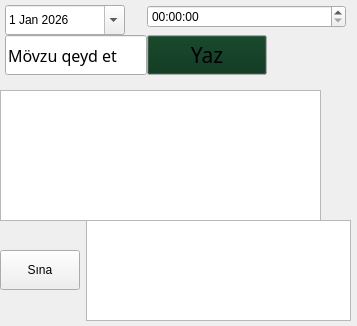
   <widget class="QWidget" name="vvindovvs_2">
    <property name="geometry">
     <rect>
      <x>0</x>
      <y>0</y>
      <width>357</width>
      <height>326</height>
     </rect>
    </property>
    <attribute name="label">
     <string>Pəncərə 2</string>
    </attribute>
    <widget class="QWidget" name="verticalLayoutWidget_2">
     <property name="geometry">
      <rect>
       <x>0</x>
       <y>90</y>
       <width>321</width>
       <height>131</height>
      </rect>
     </property>
     <layout class="QVBoxLayout" name="verticalLayout_2">
      <item>
       <widget class="QTextEdit" name="RiyaziyyatProblemYaz">
        <property name="cursor" stdset="0">
         <cursorShape>IBeamCursor</cursorShape>
        </property>
        <property name="html">
         <string>&lt;!DOCTYPE HTML PUBLIC &quot;-//W3C//DTD HTML 4.0//EN&quot; &quot;http://www.w3.org/TR/REC-html40/strict.dtd&quot;&gt;
&lt;html&gt;&lt;head&gt;&lt;meta name=&quot;qrichtext&quot; content=&quot;1&quot; /&gt;&lt;meta charset=&quot;utf-8&quot; /&gt;&lt;style type=&quot;text/css&quot;&gt;
p, li { white-space: pre-wrap; }
hr { height: 1px; border-width: 0; }
li.unchecked::marker { content: &quot;\2610&quot;; }
li.checked::marker { content: &quot;\2612&quot;; }
&lt;/style&gt;&lt;/head&gt;&lt;body style=&quot; font-family:'Segoe Script'; font-size:16pt; font-weight:400; font-style:normal;&quot;&gt;
&lt;p style=&quot; margin-top:12px; margin-bottom:12px; margin-left:0px; margin-right:0px; -qt-block-indent:0; text-indent:0px;&quot;&gt;&lt;span style=&quot; font-family:'Arial'; font-size:12pt; color:#ffffff;&quot;&gt;Araşdırmalı olan problem&lt;/span&gt;&lt;/p&gt;&lt;/body&gt;&lt;/html&gt;</string>
        </property>
       </widget>
      </item>
     </layout>
    </widget>
    <widget class="QWidget" name="formLayoutWidget_5">
     <property name="geometry">
      <rect>
       <x>0</x>
       <y>0</y>
       <width>351</width>
       <height>91</height>
      </rect>
     </property>
     <property name="minimumSize">
      <size>
       <width>90</width>
       <height>0</height>
      </size>
     </property>
     <layout class="QFormLayout" name="formLayout_4">
      <property name="horizontalSpacing">
       <number>0</number>
      </property>
      <property name="verticalSpacing">
       <number>0</number>
      </property>
      <property name="leftMargin">
       <number>5</number>
      </property>
      <property name="topMargin">
       <number>5</number>
      </property>
      <property name="rightMargin">
       <number>5</number>
      </property>
      <item row="0" column="0">
       <widget class="QDateEdit" name="RiyaziyyatTarix">
        <property name="sizePolicy">
         <sizepolicy hsizetype="Maximum" vsizetype="Maximum">
          <horstretch>0</horstretch>
          <verstretch>0</verstretch>
         </sizepolicy>
        </property>
        <property name="minimumSize">
         <size>
          <width>120</width>
          <height>30</height>
         </size>
        </property>
        <property name="cursor">
         <cursorShape>IBeamCursor</cursorShape>
        </property>
        <property name="showGroupSeparator" stdset="0">
         <bool>true</bool>
        </property>
        <property name="calendarPopup">
         <bool>true</bool>
        </property>
        <property name="date">
         <date>
          <year>2026</year>
          <month>1</month>
          <day>1</day>
         </date>
        </property>
       </widget>
      </item>
      <item row="0" column="1">
       <widget class="QTimeEdit" name="RiyaziyyatSaat">
        <property name="cursor">
         <cursorShape>IBeamCursor</cursorShape>
        </property>
       </widget>
      </item>
      <item row="1" column="0">
       <widget class="QLineEdit" name="RiyaziyyatMvzu">
        <property name="sizePolicy">
         <sizepolicy hsizetype="Maximum" vsizetype="Maximum">
          <horstretch>0</horstretch>
          <verstretch>0</verstretch>
         </sizepolicy>
        </property>
        <property name="minimumSize">
         <size>
          <width>90</width>
          <height>40</height>
         </size>
        </property>
        <property name="sizeIncrement">
         <size>
          <width>120</width>
          <height>0</height>
         </size>
        </property>
        <property name="baseSize">
         <size>
          <width>120</width>
          <height>0</height>
         </size>
        </property>
        <property name="font">
         <font>
          <family>Segoe Script</family>
          <pointsize>12</pointsize>
          <italic>false</italic>
         </font>
        </property>
        <property name="text">
         <string>Mövzu qeyd et</string>
        </property>
       </widget>
      </item>
      <item row="1" column="1">
       <widget class="QPushButton" name="RiyaziyyatYazButton">
        <property name="sizePolicy">
         <sizepolicy hsizetype="Maximum" vsizetype="Maximum">
          <horstretch>0</horstretch>
          <verstretch>0</verstretch>
         </sizepolicy>
        </property>
        <property name="minimumSize">
         <size>
          <width>120</width>
          <height>40</height>
         </size>
        </property>
        <property name="palette">
         <palette>
          <active>
           <colorrole role="Button">
            <brush brushstyle="SolidPattern">
             <color alpha="255">
              <red>6</red>
              <green>50</green>
              <blue>25</blue>
             </color>
            </brush>
           </colorrole>
          </active>
          <inactive>
           <colorrole role="Button">
            <brush brushstyle="SolidPattern">
             <color alpha="255">
              <red>6</red>
              <green>50</green>
              <blue>25</blue>
             </color>
            </brush>
           </colorrole>
          </inactive>
          <disabled>
           <colorrole role="Button">
            <brush brushstyle="SolidPattern">
             <color alpha="255">
              <red>6</red>
              <green>50</green>
              <blue>25</blue>
             </color>
            </brush>
           </colorrole>
          </disabled>
         </palette>
        </property>
        <property name="font">
         <font>
          <family>Poor Richard</family>
          <pointsize>16</pointsize>
          <italic>false</italic>
         </font>
        </property>
        <property name="cursor">
         <cursorShape>PointingHandCursor</cursorShape>
        </property>
        <property name="focusPolicy">
         <enum>Qt::FocusPolicy::StrongFocus</enum>
        </property>
        <property name="acceptDrops">
         <bool>false</bool>
        </property>
        <property name="toolTipDuration">
         <number>0</number>
        </property>
        <property name="layoutDirection">
         <enum>Qt::LayoutDirection::LeftToRight</enum>
        </property>
        <property name="autoFillBackground">
         <bool>false</bool>
        </property>
        <property name="text">
         <string>Yaz</string>
        </property>
        <property name="autoDefault">
         <bool>false</bool>
        </property>
        <property name="flat">
         <bool>false</bool>
        </property>
       </widget>
      </item>
     </layout>
    </widget>
    <widget class="QWidget" name="horizontalLayoutWidget">
     <property name="geometry">
      <rect>
       <x>0</x>
       <y>220</y>
       <width>351</width>
       <height>101</height>
      </rect>
     </property>
     <layout class="QHBoxLayout" name="horizontalLayout">
      <item>
       <widget class="QPushButton" name="TryButton">
        <property name="sizePolicy">
         <sizepolicy hsizetype="Minimum" vsizetype="Minimum">
          <horstretch>0</horstretch>
          <verstretch>0</verstretch>
         </sizepolicy>
        </property>
        <property name="minimumSize">
         <size>
          <width>10</width>
          <height>10</height>
         </size>
        </property>
        <property name="maximumSize">
         <size>
          <width>80</width>
          <height>40</height>
         </size>
        </property>
        <property name="cursor">
         <cursorShape>PointingHandCursor</cursorShape>
        </property>
        <property name="text">
         <string>Sına</string>
        </property>
       </widget>
      </item>
      <item>
       <widget class="QTextBrowser" name="RiyaziyyatProblemGoster">
        <property name="font">
         <font>
          <family>Segoe Script</family>
          <pointsize>12</pointsize>
          <italic>false</italic>
         </font>
        </property>
        <property name="cursor" stdset="0">
         <cursorShape>IBeamCursor</cursorShape>
        </property>
        <property name="html">
         <string>&lt;!DOCTYPE HTML PUBLIC &quot;-//W3C//DTD HTML 4.0//EN&quot; &quot;http://www.w3.org/TR/REC-html40/strict.dtd&quot;&gt;
&lt;html&gt;&lt;head&gt;&lt;meta name=&quot;qrichtext&quot; content=&quot;1&quot; /&gt;&lt;meta charset=&quot;utf-8&quot; /&gt;&lt;style type=&quot;text/css&quot;&gt;
p, li { white-space: pre-wrap; }
hr { height: 1px; border-width: 0; }
li.unchecked::marker { content: &quot;\2610&quot;; }
li.checked::marker { content: &quot;\2612&quot;; }
&lt;/style&gt;&lt;/head&gt;&lt;body style=&quot; font-family:'Segoe Script'; font-size:12pt; font-weight:400; font-style:normal;&quot;&gt;
&lt;p style=&quot;-qt-paragraph-type:empty; margin-top:0px; margin-bottom:0px; margin-left:0px; margin-right:0px; -qt-block-indent:0; text-indent:0px; font-size:16pt;&quot;&gt;&lt;br /&gt;&lt;/p&gt;&lt;/body&gt;&lt;/html&gt;</string>
        </property>
       </widget>
      </item>
     </layout>
    </widget>
   </widget>
